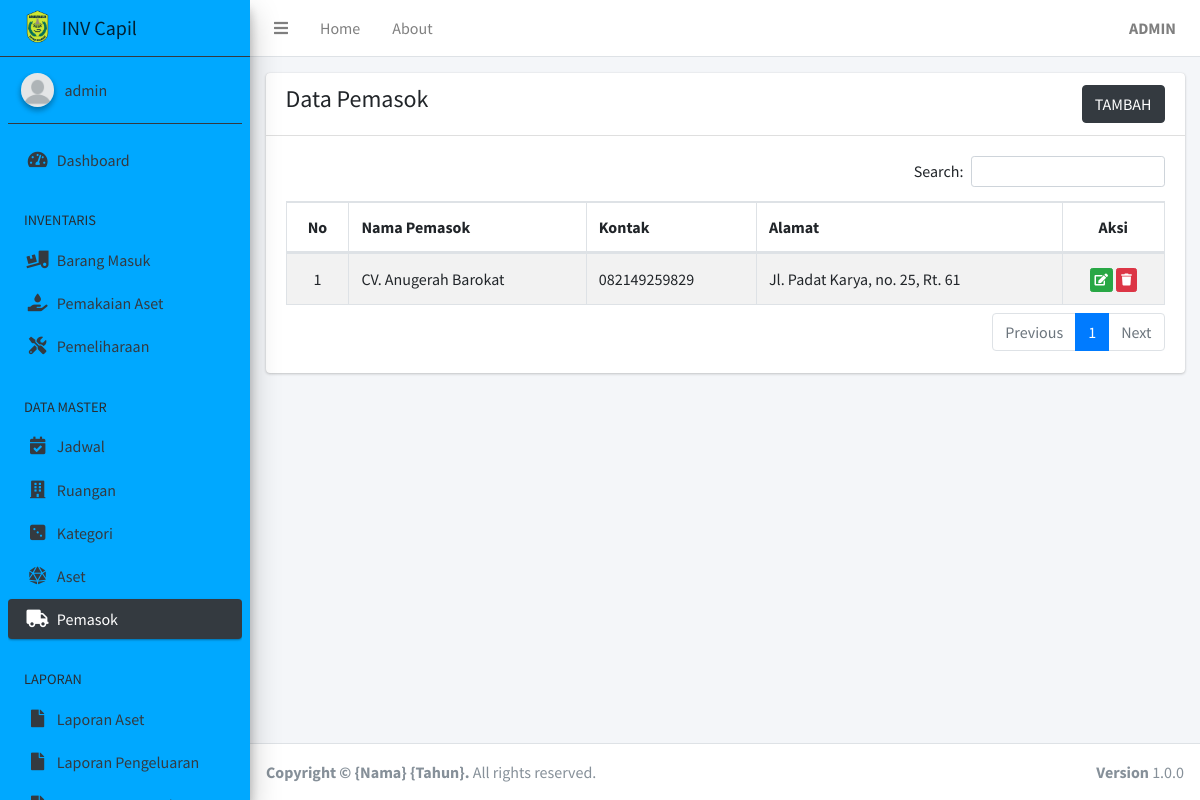
/data_pemasok.php (signed in), run on the app's committed database.
### tables this page shows
CREATE TABLE `pemasok` (
  `id` int(6) NOT NULL,
  `nama` varchar(100) DEFAULT NULL,
  `kontak` char(13) DEFAULT NULL,
  `alamat` text DEFAULT NULL
);

### data_pemasok.php (the view, shortened to what this page needs)
<?php
require_once "layouts/header.php";
require_once "app/koneksi.php";
?>
<div class="row">
  <div class="col-12">
    <div class="card">
      <div class="card-header">
        <div class="row">
          <div class="col-md-6">
            <h4>Data Pemasok</h4>
          </div>
          <div class="col-md-6 text-right">
            <a href="#" class="btn btn-primary" data-toggle="modal" data-target="#formModal">TAMBAH</a>
          </div>
        </div>
      </div>
      <div class="card-body">
        <table id="datatable" class="table table-bordered table-striped">
          <thead>
            <tr>
              <th class="text-center">No</th>
              <th>Nama Pemasok</th>
              <th>Kontak</th>
              <th>Alamat</th>
              <th class="text-center">Aksi</th>
            </tr>
          </thead>
          <tbody>
            <?php
            $no = 1;
            $pemasok = $conn->query("SELECT * FROM pemasok");
            while ($data = $pemasok->fetch_assoc()) :
            ?>
              <tr>
                <td class="text-center"><?= $no; ?></td>
                <td><?= $data['nama'] ?></td>
                <td><?= $data['kontak'] ?></td>
                <td><?= $data['alamat'] ?></td>
                <td class="text-center">
                  <a href="#" class="btn btn-success btn-xs" data-toggle="modal" data-target="#formModal" onclick='editForm(`<?= json_encode($data) ?>`)'>
                    <i class="fas fa-edit"></i>
                  </a>
                  <a href="#" class="btn btn-danger btn-xs" data-toggle="modal" data-target="#deleteModal" onclick='deleteModal(`hapus_pemasok.php?id=<?= $data["id"] ?>`, `Pemasok: <?= $data["nama"] ?>`)'>
                    <i class="fas fa-trash"></i>
                  </a>
                </td>
              </tr>
            <?php endwhile; ?>
          </tbody>
        </table>
      </div>
    </div>
  </div>
</div>
<?php require_once "layouts/footer.php" ?>

### assets/css/style.css (style rules this page uses)
.btn-primary { background-color: #343a40; border-color: #343a40; }
.table tr td { vertical-align: middle; }

### data on the page
pemasok: nama "CV. Anugerah Barokat", kontak "082149259829", alamat "Jl. Padat Karya, no. 25, Rt. 61"

### other printed values
$user['nama'] "ADMIN"
$user['username'] "admin"
